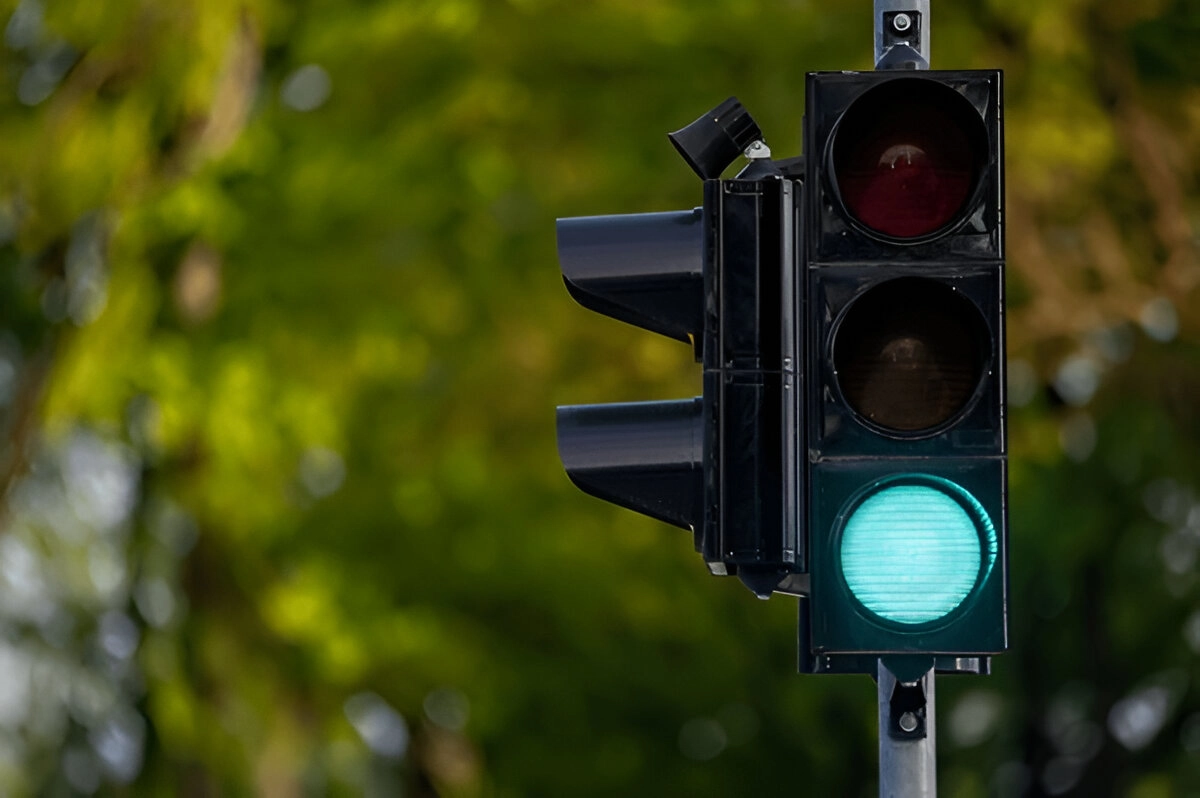
#> input picture Part1/images/traffic_lights/green_light_1.png, 1200 x 798 px; its folder holds only this picture in this run
$ jupyter execute Task1.ipynb
#> lines starting #> are read from the running program, lines starting #| are printed output that depends on the picture; after the words box and inside, x2 and y2 are one past the last pixel; in counts of white or black regions, pixels touching at a corner belong together
[cell 1]
import os
import time
import math
import numpy as np
import cv2
import matplotlib.pyplot as plt
import pandas as pd
from PIL import Image, ImageDraw
import glob

folder_path = "images/traffic_lights"
IMAGE_PATHS = glob.glob(os.path.join(folder_path, "*.png"))

OUTPUT_DIR = "outputs_part1_corrected"
os.makedirs(OUTPUT_DIR, exist_ok=True)

[cell 2]
def read_image_rgb(path):
    """
    Read image using OpenCV.
    cv2.imread and cv2.cvtColor are allowed by the assignment.
    """
    bgr = cv2.imread(path)
    if bgr is None:
        raise FileNotFoundError(f"Image not found: {path}")
    rgb = cv2.cvtColor(bgr, cv2.COLOR_BGR2RGB)
    return rgb


def resize_max_pil(rgb, max_dim=700):
    """
    Resize image for faster Hough voting.
    The final overlay is drawn back on the original image.
    """
    h, w = rgb.shape[:2]
    scale = min(1.0, max_dim / max(h, w))

    if scale == 1.0:
        return rgb.copy(), 1.0

    new_w = int(round(w * scale))
    new_h = int(round(h * scale))

    img = Image.fromarray(rgb.astype(np.uint8))
    img = img.resize((new_w, new_h), Image.Resampling.BILINEAR)
    return np.array(img), scale


def rgb_to_gray(rgb):
    """
    Convert RGB to grayscale from scratch using the luminance formula.
    """
    rgb = rgb.astype(np.float32)
    gray = 0.299 * rgb[:, :, 0] + 0.587 * rgb[:, :, 1] + 0.114 * rgb[:, :, 2]
    return gray.astype(np.float32)


def show_rgb(img, title="", figsize=(10, 6)):
    plt.figure(figsize=figsize)
    plt.imshow(img)
    plt.title(title)
    plt.axis("off")
    plt.show()


def show_gray(img, title="", figsize=(10, 6), cmap="gray"):
    plt.figure(figsize=figsize)
    plt.imshow(img, cmap=cmap)
    plt.title(title)
    plt.axis("off")
    plt.show()

[cell 3]
def convolve2d_from_scratch(image, kernel):
    """
    2D convolution from scratch.
    No scipy.signal.convolve2d, cv2.filter2D, cv2.Sobel, or cv2.Canny is used.
    The outer loops are only over the small kernel size, not image pixels.
    """
    image = image.astype(np.float32)
    kernel = np.flipud(np.fliplr(kernel)).astype(np.float32)

    kh, kw = kernel.shape
    ph = kh // 2
    pw = kw // 2

    padded = np.pad(image, ((ph, ph), (pw, pw)), mode="reflect")
    output = np.zeros_like(image, dtype=np.float32)

    for i in range(kh):
        for j in range(kw):
            output += kernel[i, j] * padded[i:i + image.shape[0], j:j + image.shape[1]]

    return output


def gaussian_kernel(size=5, sigma=1.1):
    """
    Create Gaussian kernel from scratch.
    """
    ax = np.arange(-(size // 2), size // 2 + 1)
    xx, yy = np.meshgrid(ax, ax)
    kernel = np.exp(-(xx**2 + yy**2) / (2 * sigma**2))
    kernel = kernel / np.sum(kernel)
    return kernel.astype(np.float32)


def gaussian_blur_from_scratch(gray, size=5, sigma=1.1):
    kernel = gaussian_kernel(size=size, sigma=sigma)
    return convolve2d_from_scratch(gray, kernel)


def sobel_edges_from_scratch(gray):
    """
    Sobel edge detection from scratch.
    Returns Gx, Gy, magnitude, gradient direction, and normalized magnitude.
    """
    blurred = gaussian_blur_from_scratch(gray, size=5, sigma=1.1)

    sobel_x = np.array([
        [-1, 0, 1],
        [-2, 0, 2],
        [-1, 0, 1]
    ], dtype=np.float32)

    sobel_y = np.array([
        [-1, -2, -1],
        [0, 0, 0],
        [1, 2, 1]
    ], dtype=np.float32)

    gx = convolve2d_from_scratch(blurred, sobel_x)
    gy = convolve2d_from_scratch(blurred, sobel_y)

    magnitude = np.sqrt(gx**2 + gy**2)
    theta = np.arctan2(gy, gx)
    mag_norm = magnitude / (magnitude.max() + 1e-8)

    return gx, gy, magnitude, theta, mag_norm

[cell 4]
def color_activity_mask(rgb):
    """
    Approximate mask for active lamps.
    Used only to help estimate ROI; it does not replace Hough detection.
    """
    rgb = rgb.astype(np.float32)
    R = rgb[:, :, 0]
    G = rgb[:, :, 1]
    B = rgb[:, :, 2]

    maxc = np.maximum.reduce([R, G, B])
    minc = np.minimum.reduce([R, G, B])
    sat = maxc - minc

    red = (R > 110) & (R > 1.35 * G) & (R > 1.35 * B) & (sat > 50)
    green = (G > 120) & (G > 1.05 * R) & (G > 0.85 * B) & (sat > 50)
    yellow = (R > 130) & (G > 110) & (B < 120) & (np.abs(R - G) < 80) & (sat > 50)

    return red | green | yellow


def find_traffic_light_roi(rgb):
    """
    Estimate a region of interest to reduce false positives.
    If an active lamp is visible, expand around it. Otherwise, use dark housing regions.
    """
    h, w = rgb.shape[:2]
    gray = rgb_to_gray(rgb)

    active = color_activity_mask(rgb)
    ys, xs = np.where(active)

    if len(xs) > 30:
        x1, x2 = xs.min(), xs.max()
        y1, y2 = ys.min(), ys.max()

        mx = int(0.18 * w)
        my = int(0.30 * h)

        x1 = max(0, x1 - mx)
        x2 = min(w, x2 + mx)
        y1 = max(0, y1 - my)
        y2 = min(h, y2 + my)

        return int(x1), int(y1), int(x2), int(y2)

    dark = gray < np.percentile(gray, 35)
    ys, xs = np.where(dark)

    if len(xs) == 0:
        return 0, 0, w, h

    x1, x2 = xs.min(), xs.max()
    y1, y2 = ys.min(), ys.max()

    mx = int(0.08 * w)
    my = int(0.08 * h)

    return (
        int(max(0, x1 - mx)),
        int(max(0, y1 - my)),
        int(min(w, x2 + mx)),
        int(min(h, y2 + my))
    )


def circle_inner_mask(shape, cx, cy, r, scale=0.62):
    """
    Mask inside the circle for color analysis.
    scale < 1 avoids dark borders of lamp housing.
    """
    h, w = shape[:2]
    yy, xx = np.ogrid[:h, :w]
    rr = r * scale
    mask = (xx - cx)**2 + (yy - cy)**2 <= rr**2
    return mask


def classify_light_color(rgb, cx, cy, r):
    """
    Classify lamp state as RED, YELLOW, GREEN, or UNLIT.
    Uses ratio of bright and saturated color pixels inside each detected circle.
    """
    mask = circle_inner_mask(rgb.shape, cx, cy, r, scale=0.62)
    pixels = rgb[mask].astype(np.float32)

    if len(pixels) < 20:
        return "UNLIT", {
            "brightness": 0.0,
            "RED": 0.0,
            "YELLOW": 0.0,
            "GREEN": 0.0,
            "active_ratio": 0.0,
            "saturation": 0.0
        }

    R = pixels[:, 0]
    G = pixels[:, 1]
    B = pixels[:, 2]

    brightness = 0.299 * R + 0.587 * G + 0.114 * B
    maxc = np.maximum.reduce([R, G, B])
    minc = np.minimum.reduce([R, G, B])
    sat = maxc - minc

    red_pixels = (
        (R > 110) &
        (R > 1.35 * G) &
        (R > 1.35 * B) &
        (sat > 55) &
        (brightness > 65)
    )

    green_pixels = (
        (G > 120) &
        (G > 1.05 * R) &
        (G > 0.85 * B) &
        (sat > 55) &
        (brightness > 90)
    )

    yellow_pixels = (
        (R > 130) &
        (G > 110) &
        (B < 120) &
        (np.abs(R - G) < 80) &
        (sat > 55) &
        (brightness > 100)
    )

    ratios = {
        "RED": float(np.mean(red_pixels)),
        "YELLOW": float(np.mean(yellow_pixels)),
        "GREEN": float(np.mean(green_pixels))
    }

    label = max(ratios, key=ratios.get)
    active_ratio = ratios[label]

    if active_ratio < 0.10:
        label = "UNLIT"

    info = {
        "brightness": float(np.mean(brightness)),
        "RED": ratios["RED"],
        "YELLOW": ratios["YELLOW"],
        "GREEN": ratios["GREEN"],
        "active_ratio": float(active_ratio),
        "saturation": float(np.mean(sat))
    }

    return label, info

[cell 5]
def hough_circles_gradient(edges, theta, radius_range, roi=None, max_edges=12000):
    """
    From-scratch 3D Hough Circle Transform.

    Accumulator space:
        accumulator[r, y_center, x_center]

    Gradient optimization:
        a = x ± r cos(theta)
        b = y ± r sin(theta)

    This avoids voting over all circle angles for each edge pixel.
    """
    h, w = edges.shape
    radii = np.array(list(radius_range), dtype=np.int32)
    accumulator = np.zeros((len(radii), h, w), dtype=np.uint16)

    if roi is None:
        x1, y1, x2, y2 = 0, 0, w, h
    else:
        x1, y1, x2, y2 = roi

    roi_mask = np.zeros_like(edges, dtype=bool)
    roi_mask[y1:y2, x1:x2] = True

    valid_edges = edges & roi_mask
    ys, xs = np.where(valid_edges)

    if len(xs) == 0:
        return accumulator, radii

    if len(xs) > max_edges:
        idx = np.linspace(0, len(xs) - 1, max_edges).astype(np.int32)
        xs = xs[idx]
        ys = ys[idx]

    edge_theta = theta[ys, xs]
    cos_t = np.cos(edge_theta)
    sin_t = np.sin(edge_theta)

    for ridx, r in enumerate(radii):
        for sign in [1, -1]:
            a = np.round(xs + sign * r * cos_t).astype(np.int32)
            b = np.round(ys + sign * r * sin_t).astype(np.int32)

            valid = (a >= 0) & (a < w) & (b >= 0) & (b < h)
            np.add.at(accumulator[ridx], (b[valid], a[valid]), 1)

    return accumulator, radii


def extract_hough_peaks(accumulator, radii, roi=None, top_k=120, min_distance=15):
    """
    Extract strong peaks from the 3D accumulator using simple non-maximum suppression.
    """
    flat = accumulator.ravel()
    candidate_count = min(top_k * 8, flat.size)
    idxs = np.argpartition(flat, -candidate_count)[-candidate_count:]
    idxs = idxs[np.argsort(flat[idxs])[::-1]]

    circles = []

    for idx in idxs:
        ridx, y, x = np.unravel_index(idx, accumulator.shape)
        votes = int(accumulator[ridx, y, x])
        r = int(radii[ridx])

        if votes <= 0:
            break

        if roi is not None:
            x1, y1, x2, y2 = roi
            if not (x1 <= x < x2 and y1 <= y < y2):
                continue

        duplicate = False
        for cx, cy, cr, cv in circles:
            dist = np.sqrt((x - cx)**2 + (y - cy)**2)
            if dist < 0.7 * max(r, cr):
                duplicate = True
                break

        if not duplicate:
            circles.append((int(x), int(y), int(r), int(votes)))

        if len(circles) >= top_k:
            break

    return circles


def accumulator_heatmap(accumulator):
    """
    Convert 3D accumulator to a 2D heatmap for visualization.
    Max is taken over radius dimension.
    """
    heat = accumulator.max(axis=0).astype(np.float32)
    if heat.max() > 0:
        heat = heat / heat.max()
    return heat

[cell 6]
def select_three_traffic_lamps(rgb, hough_circles):
    """
    Select the three main traffic-light lamps.

    Logic:
    - classify each candidate
    - find the strongest active lamp
    - infer top/middle/bottom lamp slots based on RED/YELLOW/GREEN
    - select vertically aligned, similar-radius circles
    """
    h, w = rgb.shape[:2]

    items = []
    for cx, cy, r, votes in hough_circles:
        label, info = classify_light_color(rgb, cx, cy, r)
        score = votes + 120 * info["active_ratio"]
        items.append({
            "cx": int(cx),
            "cy": int(cy),
            "r": int(r),
            "votes": int(votes),
            "label": label,
            "info": info,
            "score": float(score)
        })

    if len(items) == 0:
        return []

    active_items = [it for it in items if it["label"] != "UNLIT"]

    if len(active_items) == 0:
        selected = sorted(items, key=lambda d: d["votes"], reverse=True)[:3]
        return sorted(selected, key=lambda d: d["cy"])

    best_active = max(active_items, key=lambda d: d["score"])

    cx0 = best_active["cx"]
    cy0 = best_active["cy"]
    r0 = best_active["r"]
    label0 = best_active["label"]

    slot_index = {
        "RED": 0,
        "YELLOW": 1,
        "GREEN": 2
    }.get(label0, 0)

    min_spacing = max(int(2.0 * r0), 45)
    max_spacing = min(int(4.0 * r0), int(h / 2))

    best_trio = None
    best_score = -1e18

    for spacing in range(min_spacing, max_spacing + 1, 2):
        y_top = cy0 - slot_index * spacing

        if y_top - r0 < 0:
            continue
        if y_top + 2 * spacing + r0 >= h:
            continue

        trio = []
        total_score = 0.0

        for slot in range(3):
            y_pred = y_top + slot * spacing
            best_match = None
            best_local_score = -1e18

            for it in items:
                dx = abs(it["cx"] - cx0)
                dy = abs(it["cy"] - y_pred)
                dr = abs(it["r"] - r0)

                if dx < 1.5 * r0 and dy < 0.50 * spacing and dr < 0.7 * r0:
                    local_score = (
                        it["votes"]
                        - 0.45 * dx
                        - 0.25 * dy
                        - 0.20 * dr
                    )

                    if slot == slot_index:
                        local_score += 120 * it["info"]["active_ratio"]
                        if it["label"] == label0:
                            local_score += 80
                    else:
                        if it["label"] == "UNLIT":
                            local_score += 25
                        else:
                            local_score -= 120 * it["info"]["active_ratio"] + 80

                    if local_score > best_local_score:
                        best_local_score = local_score
                        best_match = it

            if best_match is not None:
                chosen = best_match.copy()
                total_score += best_local_score
            else:
                chosen = {
                    "cx": int(cx0),
                    "cy": int(round(y_pred)),
                    "r": int(r0),
                    "votes": 0,
                    "label": "UNLIT",
                    "info": {
                        "brightness": 0.0,
                        "RED": 0.0,
                        "YELLOW": 0.0,
                        "GREEN": 0.0,
                        "active_ratio": 0.0,
                        "saturation": 0.0
                    },
                    "score": 0.0
                }
                total_score -= 15

            label, info = classify_light_color(rgb, chosen["cx"], chosen["cy"], chosen["r"])
            chosen["label"] = label
            chosen["info"] = info

            if slot != slot_index and chosen["label"] != "UNLIT":
                if chosen["info"]["active_ratio"] < 0.35:
                    chosen["label"] = "UNLIT"

            trio.append(chosen)

        x_std = np.std([t["cx"] for t in trio])
        total_score -= 0.5 * x_std

        if total_score > best_score:
            best_score = total_score
            best_trio = trio

    if best_trio is None:
        selected = sorted(items, key=lambda d: d["score"], reverse=True)[:3]
        return sorted(selected, key=lambda d: d["cy"])

    return sorted(best_trio, key=lambda d: d["cy"])

[cell 7]
def scale_circles_to_original(circles, scale):
    """
    Map circle coordinates from resized image to original image.
    """
    if scale == 1.0:
        return circles

    scaled = []
    for c in circles:
        item = c.copy()
        item["cx"] = int(round(item["cx"] / scale))
        item["cy"] = int(round(item["cy"] / scale))
        item["r"] = int(round(item["r"] / scale))
        scaled.append(item)
    return scaled


def draw_final_overlay(rgb_original, circles):
    """
    Draw circle and state text on the original image.
    """
    img = Image.fromarray(rgb_original.astype(np.uint8))
    draw = ImageDraw.Draw(img)

    for c in circles:
        cx = c["cx"]
        cy = c["cy"]
        r = c["r"]
        label = c["label"]

        if label == "RED":
            color = (255, 0, 0)
        elif label == "YELLOW":
            color = (255, 220, 0)
        elif label == "GREEN":
            color = (0, 255, 0)
        else:
            color = (180, 180, 180)

        width = max(3, r // 12)
        draw.ellipse([cx - r, cy - r, cx + r, cy + r], outline=color, width=width)
        draw.text((cx + r + 8, cy - r), label, fill=color)

    return np.array(img)

[cell 8]
def process_one_image(path, max_dim=700):
    result = {}
    times = {}

    t0 = time.time()
    rgb_original = read_image_rgb(path)
#> in read_image_rgb, bgr is the input picture: shape (798, 1200, 3); mean B, G, R 22.9, 67.1, 59.9

    rgb_small, scale = resize_max_pil(rgb_original, max_dim=max_dim)
#> scale = 0.583
    gray = rgb_to_gray(rgb_small)
#> in rgb_to_gray, `rgb = rgb.astype(np.float32)`:
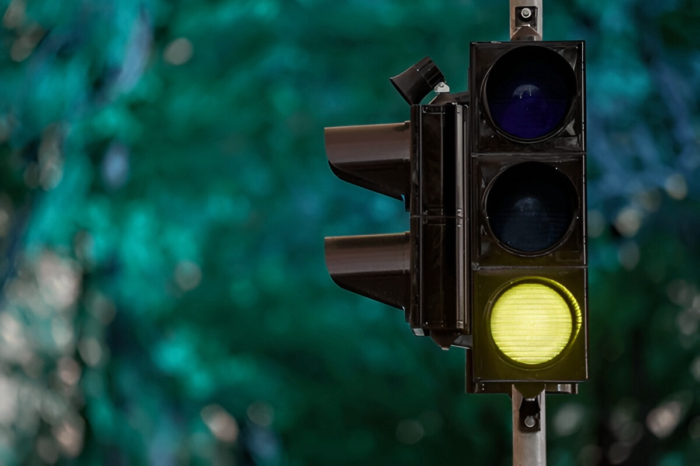
#> rgb: shape (466, 700, 3) float32; mean of channels 0, 1, 2 59.9, 67.1, 22.9; drawn as B, G, R
#> in rgb_to_gray, `gray = 0.299 * rgb[:, :, 0] + 0.587 * rgb[:, :, 1] + 0.114 * rgb[:, :,..`:
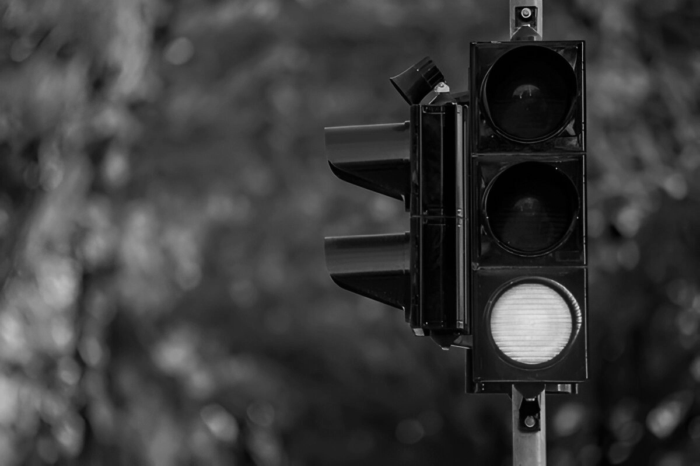
#> gray: shape (466, 700) float32; min 0, max 225, mean 59.9
    times["read_resize_grayscale"] = time.time() - t0

    t0 = time.time()
    roi = find_traffic_light_roi(rgb_small)
#> in color_activity_mask, `R = rgb[:, :, 0]`:
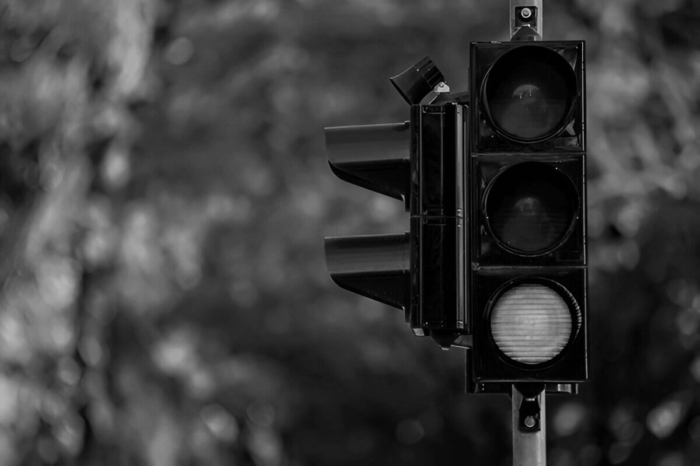
#> R: shape (466, 700) float32; min 0, max 216, mean 59.9
#> in color_activity_mask, `B = rgb[:, :, 2]`:
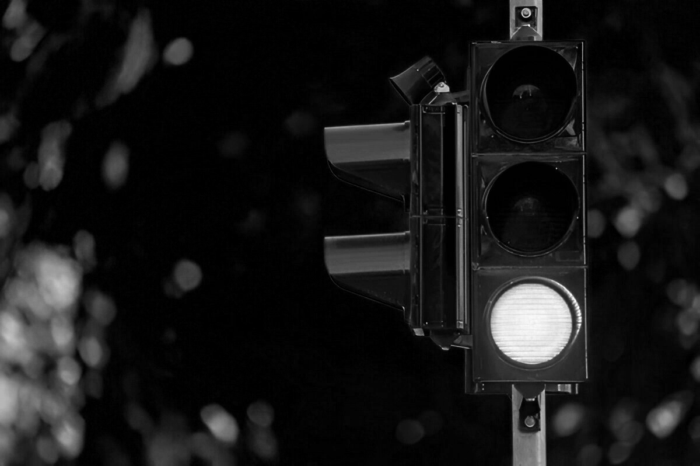
#> B: shape (466, 700) float32; min 0, max 250, mean 22.9
#> in color_activity_mask, `maxc = np.maximum.reduce([R, G, B])`:
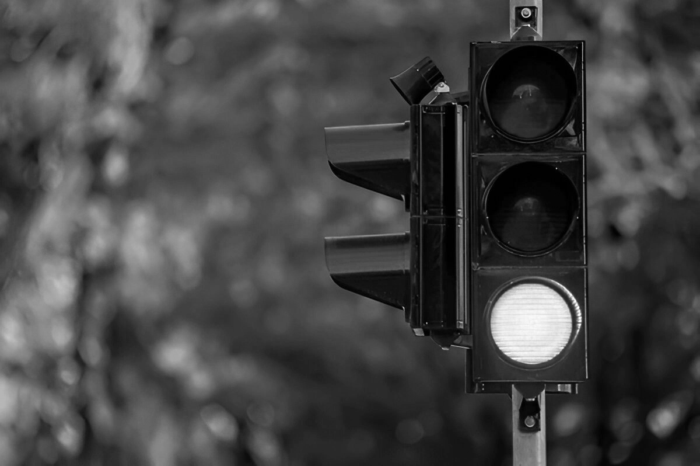
#> maxc: shape (466, 700) float32; min 0, max 253, mean 70.2
#> in color_activity_mask, `minc = np.minimum.reduce([R, G, B])`:
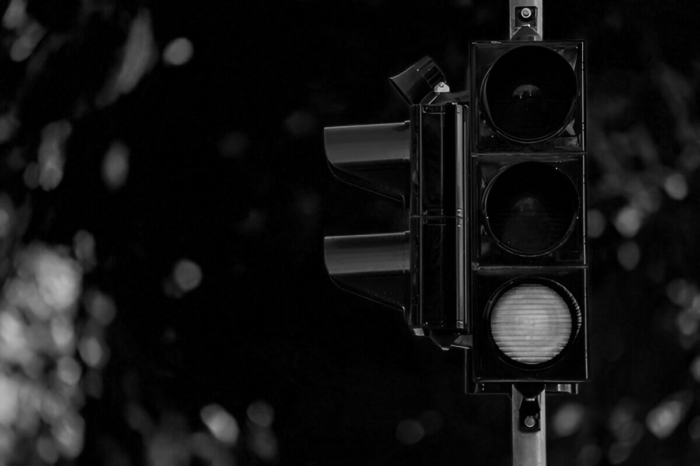
#> minc: shape (466, 700) float32; min 0, max 216, mean 18.6
#> in color_activity_mask, `sat = maxc - minc`:
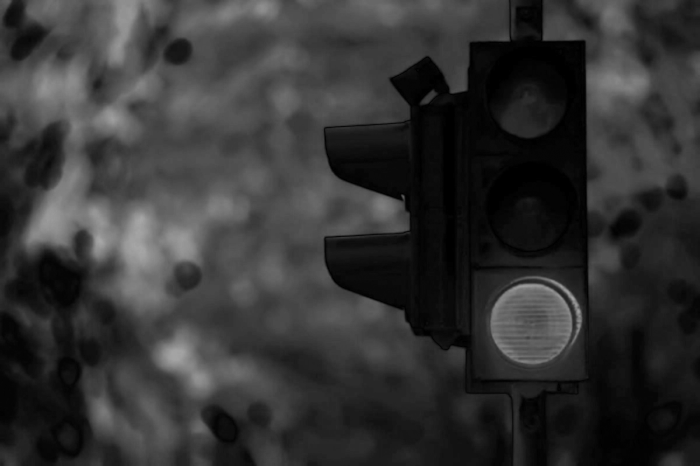
#> sat: shape (466, 700) float32; min 0, max 167, mean 51.6
#> in color_activity_mask, `red = (R > 110) & (R > 1.35 * G) & (R > 1.35 * B) & (sat > 50)`:
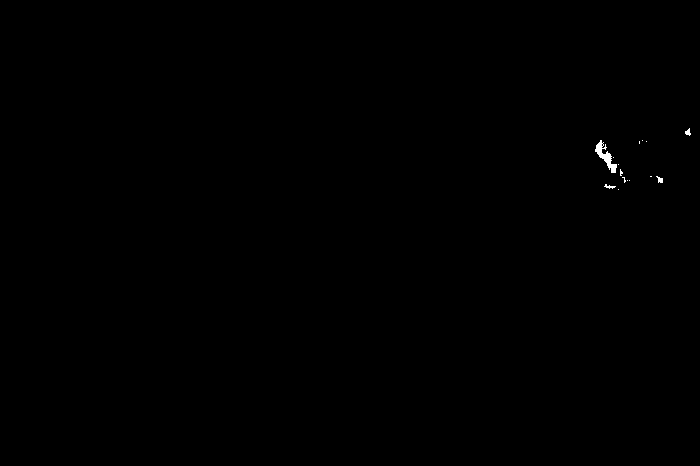
#> red: shape (466, 700) bool; 0.11% white; 15 white regions (11 under 20 px), largest, box (x1, y1, x2, y2) and area: (595, 140, 617, 173) 249, (656, 176, 663, 183) 29, (685, 128, 691, 136) 28, (604, 184, 616, 189) 28
#> (the rest of the program and of its run is left out)
